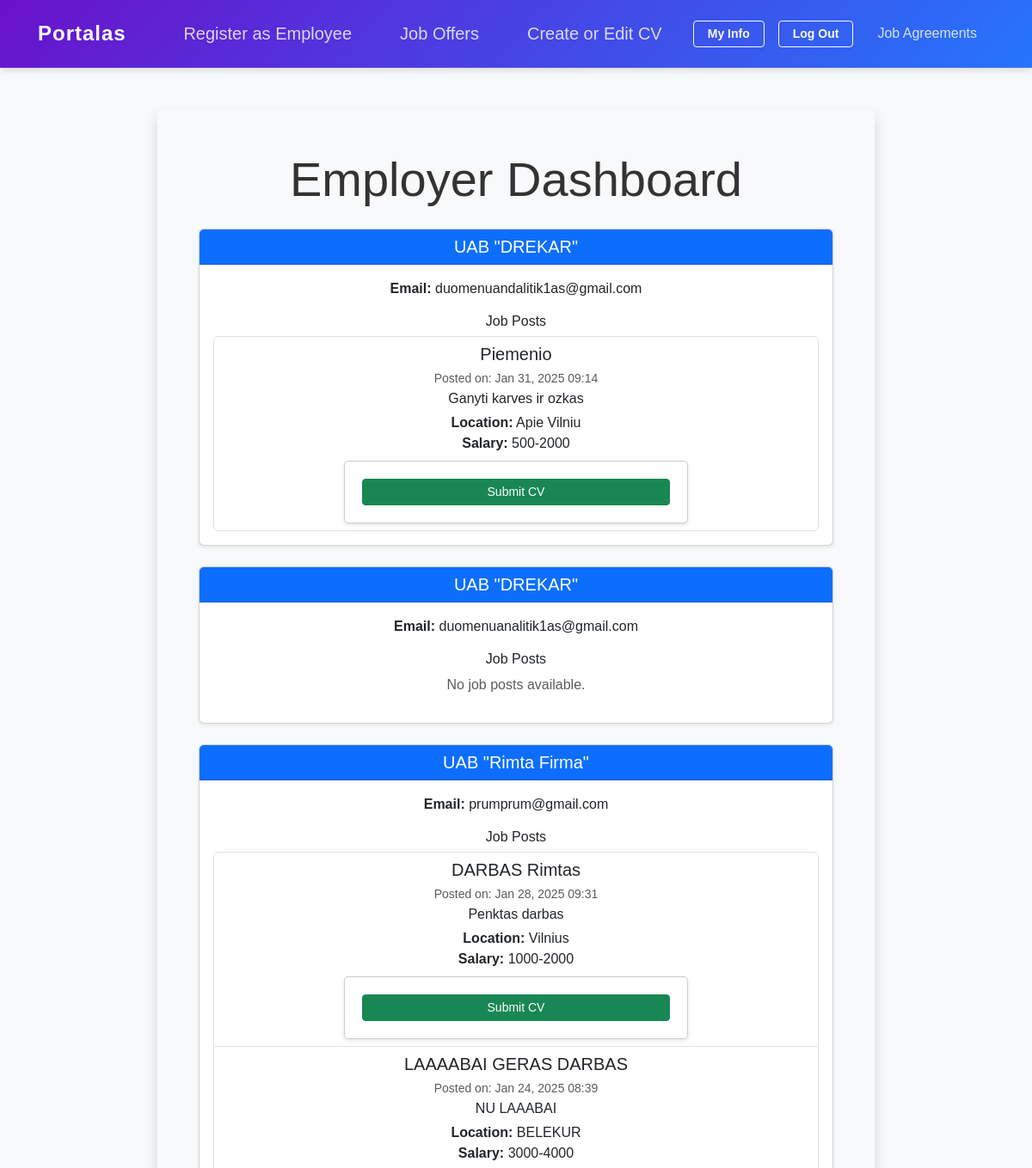
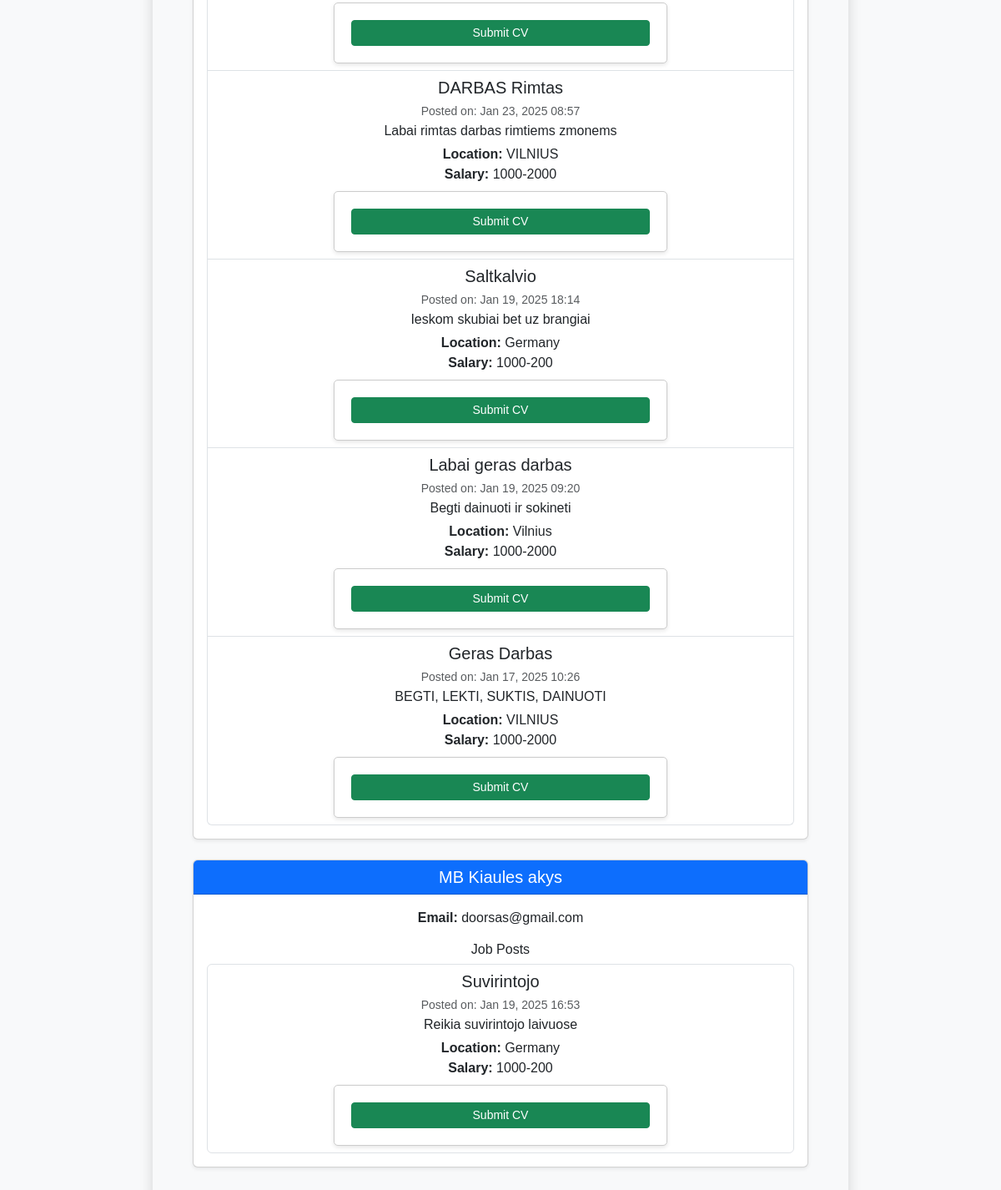
Screenshot of /employer/employers_dashboard/ (signed in) with the database file from the repository (2 pictures, top to bottom).
### employer/models.py (models this page shows, shortened)
class Employer(models.Model):
    user = models.OneToOneField(User, on_delete=models.CASCADE)  # Link to User
    company_name = models.CharField(max_length=255, verbose_name="Įmonės pavadinimas")
    contact_name = models.CharField(max_length=255, verbose_name="Kontaktinis asmuo")
    email = models.EmailField(unique=True, verbose_name="El. paštas")
    phone_number = models.CharField(max_length=20, verbose_name="Telefono numeris")
    created_at = models.DateTimeField(auto_now_add=True, verbose_name="Sukurta")
    updated_at = models.DateTimeField(auto_now=True, verbose_name="Atnaujinta")
    is_active = models.BooleanField(default=False, verbose_name="Aktyvus")  # Aktyvuojama po el. pašto patvirtinimo
    logo = models.ImageField(blank=True, null=True, upload_to='employer_logos/')
    class Meta:
        verbose_name = "Employer"
        verbose_name_plural = "Employers"
        ordering = ['-created_at']

class JobPost(models.Model):
    employer = models.ForeignKey(Employer, on_delete=models.CASCADE)
    title = models.CharField(max_length=255)
    description = models.TextField()
    location = models.CharField(max_length=255)
    salary_range = models.CharField(max_length=100)
    created_at = models.DateTimeField(auto_now_add=True)
    submitted_cvs = models.ManyToManyField(CV, blank=True, related_name="applied_jobs")  # Reference CV

### employer/views.py (the view)
# urls.py: path('employers_dashboard/',employer_dashboard, name='employer_dashboard'),
@login_required
def employer_dashboard(request):
    employers = Employer.objects.prefetch_related(
        Prefetch('jobpost_set', queryset=JobPost.objects.order_by('-created_at'))
    )
    return render(request, 'employer/employer_dashboard1.html', {'employers': employers})

### employer/templates/employer/employer_dashboard1.html (shortened to what this page needs)
{% extends 'base_employee.html' %}
{% block content %}
<div class="d-flex justify-content-center align-items-center" style="min-height: 85vh;">
    <div class="text-center bg-light p-5 rounded shadow" style="width: 90%; max-width: 1200px;">
        <h1 class="mb-4 display-4">Employer Dashboard</h1>
        {% for employer in employers %}
            <div class="card mb-4 shadow-sm">
                <div class="card-header bg-primary text-white">
                    <h2 class="h5 mb-0">{{ employer.company_name }}</h2>
                </div>
                <div class="card-body">
                    <p><strong>Email:</strong> {{ employer.email }}</p>
                    <h3 class="h6 mt-3">Job Posts</h3>
                    {% if employer.jobpost_set.all %}
                        <ul class="list-group">
                            {% for job in employer.jobpost_set.all %}
                                <li class="list-group-item">
                                    <h5 class="mb-1">{{ job.title }}</h5>
                                    <small class="text-muted">Posted on: {{ job.created_at|date:"M d, Y H:i" }}</small>
                                    <p class="mb-1">{{ job.description }}</p>
                                    <p class="mb-0">
                                        <strong>Location:</strong> {{ job.location }} <br>
                                        <strong>Salary:</strong> {{ job.salary_range }}
                                    </p>
                                    {% if request.user.is_authenticated and request.user.employee %}
                                        <form action="{% url 'employee:submit_cv' job.id %}" method="post" class="mt-2">
                                            <button type="submit" class="btn btn-success btn-sm">Submit CV</button>
                                        </form>
                                    {% endif %}
                                </li>
                            {% endfor %}
                        </ul>
                    {% else %}
                        <p class="text-muted">No job posts available.</p>
                    {% endif %}
                </div>
            </div>
        {% endfor %}
    </div>
</div>
{% endblock %}

### static/css/styles.css (style rules this page uses)
body { font-family: 'Arial', sans-serif; margin: 0; padding: 0; background-color: #f8f9fa; color: #333; }
form { max-width: 400px; margin: 0 auto; padding: 20px; border: 1px solid #ccc; border-radius: 5px; background-color: #fff; box-shadow: 0 2px 5px rgba(0, 0, 0, 0.1); }
button { display: block; width: 100%; padding: 10px; background-color: #6a11cb; color: white; border: none; border-radius: 5px; cursor: pointer; transition: background-color 0.3s ease; }

### rows the page displays
Employer: company_name "UAB \"DREKAR\"", email "duomenuandalitik1as@gmail.com"
JobPost: title "Piemenio", created_at "Jan 31, 2025 09:14", description "Ganyti karves ir ozkas", location "Apie Vilniu", salary_range "500-2000"
Employer: company_name "UAB \"DREKAR\"", email "duomenuanalitik1as@gmail.com", shows "No job posts available."
Employer: company_name "UAB \"Rimta Firma\"", email "prumprum@gmail.com"
JobPost: title "DARBAS Rimtas", created_at "Jan 28, 2025 09:31", description "Penktas darbas", location "Vilnius", salary_range "1000-2000"
JobPost: title "LAAAABAI GERAS DARBAS", created_at "Jan 24, 2025 08:39", description "NU LAAABAI", location "BELEKUR", salary_range "3000-4000"
JobPost: title "DARBAS Rimtas", created_at "Jan 23, 2025 08:57", description "Labai rimtas darbas rimtiems zmonems", location "VILNIUS", salary_range "1000-2000"
JobPost: title "Saltkalvio", created_at "Jan 19, 2025 18:14", description "Ieskom skubiai bet uz brangiai", location "Germany", salary_range "1000-200"
JobPost: title "Labai geras darbas", created_at "Jan 19, 2025 09:20", description "Begti dainuoti ir sokineti", location "Vilnius", salary_range "1000-2000"
JobPost: title "Geras Darbas", created_at "Jan 17, 2025 10:26", description "BEGTI, LEKTI, SUKTIS, DAINUOTI", location "VILNIUS", salary_range "1000-2000"
Employer: company_name "MB Kiaules akys", email "doorsas@gmail.com"
JobPost: title "Suvirintojo", created_at "Jan 19, 2025 16:53", description "Reikia suvirintojo laivuose", location "Germany", salary_range "1000-200"
